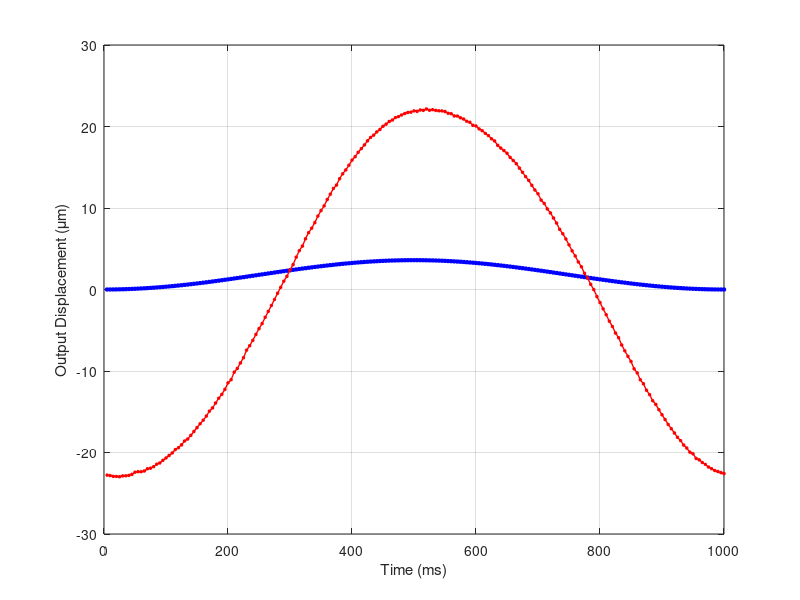
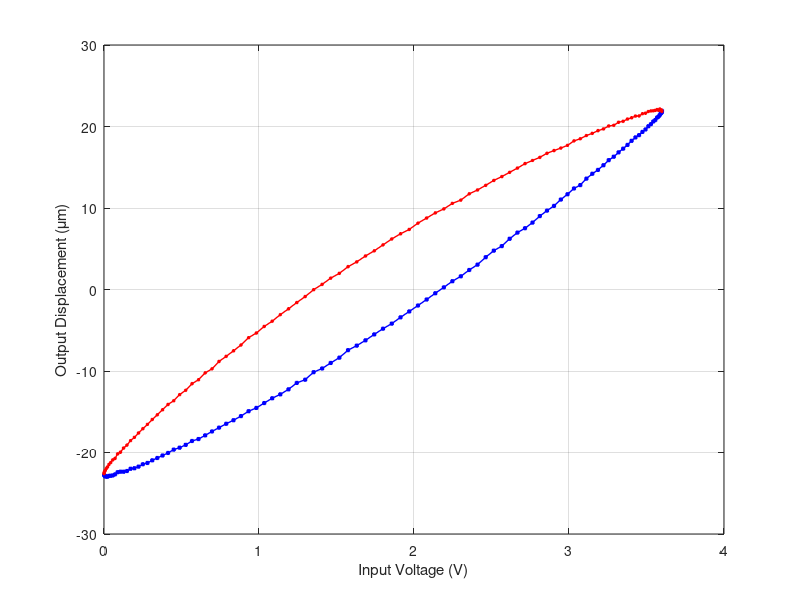
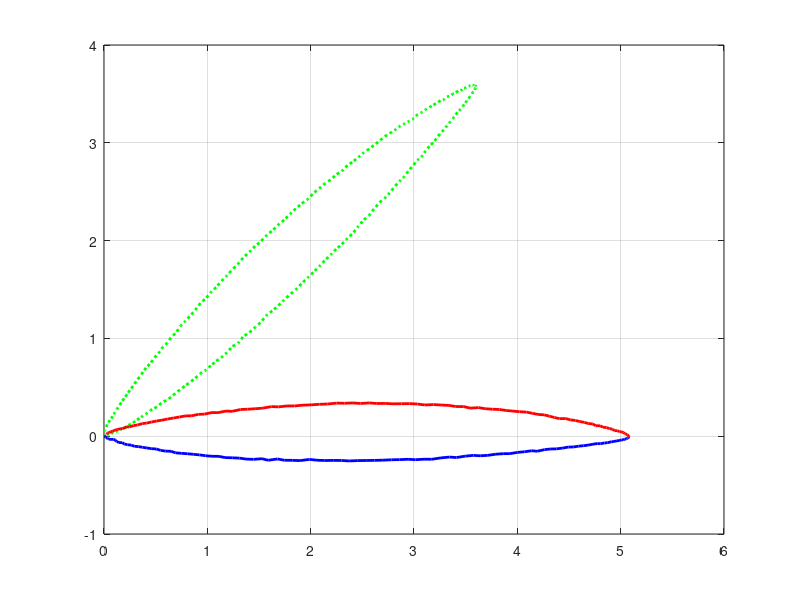

Write the MATLAB code that produced these figures, in order. (Note: this script raises an error after producing the figures.)
%clear command windows
clc;

%clear workspace
clear all;

%close all windows
close all;
%--------------------------------------------------------------------------
%Step 01. Load data 
%read file
load Model_Vi_Do.dat;

Fs=200;  %sampling freq 200 Hz
Fi=1;    %Freq of input wave
n=25;    %order n
%--------------------------------------------------------------------------
%define start and length of input
si=3152;
L=Fs/Fi; %length for one cycle
d=Model_Vi_Do;

%define input and output column
IN_COL=1;%actuator input
OUT_COL=5;%Capacinive sensor

%define start of output
PhaseLag=0;%current output is appeared on next sample of capacitive senr
so=si+PhaseLag;

%Lower voltage in capacitive sensor corresponds to nearer plates and lower
%voltages
%When actr inputs voltages is negatives, it pushes flexture outside,
%that makes capacitors closers, 

Di=d(si:(si+L-1),IN_COL)';
Do=d(so:(so+L-1),OUT_COL)';

nD=length(Do);
T=1000/Fs; %Sampling period -5 ms
t=T.*(1:nD);

Do=Do-mean(Do);
%--------------------------------------------------------------------------
%Plot 
hFig1 = figure(1);
%set(hFig1, 'Position', [100 450 500 300])
plot(t,Di,'-bs','LineWidth',1,...
                'MarkerEdgeColor','b',...
                'MarkerFaceColor','b',...
                'MarkerSize',2)
hold on;
plot(t,Do,'-rd','LineWidth',1,...
                 'MarkerEdgeColor','r',...
                 'MarkerFaceColor','r',...
                 'MarkerSize',2)                    
hold off;        
grid on;
%axis([0 12 -80 80])
%set(gca,'XTick',0:2:12)
%set(gca,'YTick',-80:40:80)
%title('Output vs input')
xlabel('Time (ms)');
ylabel('Output Displacement (\mum)');
% legend('Ground truth','Output from sensor',...
%        'Location','NE')
%--------------------------------------------------------------------------
%Split into lower part and upper part
LH=L/2;
xl=Di(1:LH); yl=Do(1:LH);
xu=Di(LH+1:L); yu=Do(LH+1:L);
%--------------------------------------------------------------------------
%Plot 
hFig2 = figure(2);
%set(hFig2, 'Position', [700 450 500 300])
plot(xl,yl,'-bs','LineWidth',1,...
                'MarkerEdgeColor','b',...
                'MarkerFaceColor','b',...
                'MarkerSize',2)
hold on;
plot(xu,yu,'-rd','LineWidth',1,...
                 'MarkerEdgeColor','r',...
                 'MarkerFaceColor','r',...
                 'MarkerSize',2)                    
hold off;        
grid on;
%axis([0 12 -80 80])
%set(gca,'XTick',0:2:12)
%set(gca,'YTick',-80:40:80)
%title('Output vs input')
xlabel('Input Voltage (V)');
ylabel('Output Displacement (\mum)');
% legend('Ground truth','Output from sensor',...
%        'Location','NE')

xOl=xl; yOl=yl;
xOu=xu; yOu=yu;
%--------------------------------------------------------------------------
%##########################################################################
%--------------------------------------------------------------------------
%Step 02 -Rotate
%define lower left and upper right corners for input 0 to full scale x-FSX 3.6 V
x0=0; y0=min([yl yu]); x1=3.6; y1=max([yl yu]);
FSX=x1-x0;
%--------------------------------------------------------------------------
%remove offset
xl=xl-x0; yl=yl-y0; xu=xu-x0; yu=yu-y0;

%scale factor
K=(y1-y0)/(x1-x0);
yl=yl./K; yu=yu./K;

%rotate
tt=pi/4;
R45=[cos(tt) -sin(tt); sin(tt) cos(tt)];
rl=R45'*[xl; yl];
ru=R45'*[xu; yu];
ul=rl(1,:);vl=rl(2,:);
uu=ru(1,:);vu=ru(2,:);
%--------------------------------------------------------------------------
%Plot 
hFig3 = figure(3);
%set(hFig3, 'Position', [100 50 500 300])
plot(xl,yl,':g','LineWidth',2,...
                'MarkerEdgeColor','b',...
                'MarkerFaceColor','b',...
                'MarkerSize',2)
hold on;             
plot(xu,yu,':g','LineWidth',2,...
                 'MarkerEdgeColor','b',...
                 'MarkerFaceColor','b',...
                 'MarkerSize',2)
plot(ul,vl,'-b','LineWidth',2,...
                 'MarkerEdgeColor','b',...
                 'MarkerFaceColor','b',...
                 'MarkerSize',2) 
 plot(uu,vu,'-r','LineWidth',2,...
     'MarkerEdgeColor','r',...
     'MarkerFaceColor','r',...
     'MarkerSize',2)
hold off;        
grid on;
%axis([0 12 -200 100])
%set(gca,'XTick',0:2:12)
%set(gca,'YTick',-200:50:100)
% title('Position vs Time')
% xlabel('Time (s)');
% ylabel('Position (\mum)');
% legend('Ground truth','Output from sensor',...
%        'Location','NE')
%--------------------------------------------------------------------------
%lower curve with removed offset and scale
xOK=xl;
yOK=yl;
%--------------------------------------------------------------------------
save -ascii -double -tabs ./DBO_Para/K.dat K
save -ascii -double -tabs ./DBO_Para/x0.dat x0
save -ascii -double -tabs ./DBO_Para/y0.dat y0
%--------------------------------------------------------------------------
%##########################################################################
%--------------------------------------------------------------------------
%Step 03. Get parameters

global xs;
global yB;
global yE;
dU=FSX/n;
xs=(0:dU:dU*n);
yB=0; yE=FSX;
%initialize coefficients to find excluding first and list one
C0=ones(1,n-1);
%options = optimset('MaxFunEvals',1000,'MaxIter',1000);
%LowerBoundC=0;
%UpperBoundC=FSX;
%xPt =lsqcurvefit(@LineSeg,C0,yOK,xOK,LowerBoundC,UpperBoundC,options);
xPt =lsqcurvefit(@LineSeg,C0,yOK,xOK);
%fixed start and end points
xPt=[yB xPt yE];
%--------------------------------------------------------------------------
%Plot 
hFig4 = figure(4);
%set(hFig4, 'Position', [700 50 500 300])
plot(yOK,xOK,':g','LineWidth',2,...
                'MarkerEdgeColor','b',...
                'MarkerFaceColor','b',...
                'MarkerSize',2)
hold on;             
 plot(xs,xPt,'-rs','LineWidth',2,...
     'MarkerEdgeColor','r',...
     'MarkerFaceColor','r',...
     'MarkerSize',4)
hold off;        
grid on;
%axis([0 12 -200 100])
%set(gca,'XTick',0:2:12)
%set(gca,'YTick',-200:50:100)
% title('Position vs Time')
% xlabel('Time (s)');
% ylabel('Position (\mum)');
% legend('Ground truth','Output from sensor',...
%        'Location','NE')
%--------------------------------------------------------------------------
xs=xPt*sqrt(2);
yB=0; yE=0;
%initialize coefficients to find excluding first and list one
C0=zeros(1,n-1);
%options = optimset('MaxFunEvals',1000,'MaxIter',1000);
%LowerBoundC=-10;
%UpperBoundC=10;
%vsu =lsqcurvefit(@LineSeg,C0,uu,vu,LowerBoundC,UpperBoundC,options);
vsl =lsqcurvefit(@LineSeg,C0,ul,vl);%resulting coefficients in vsl
usl=xs;
%flip for us to get odd symmetry
xs=xs(n+1)-fliplr(xs);
vsu =lsqcurvefit(@LineSeg,C0,uu,vu);
usu=xs;
%fixed start and end points
vsl=[yB vsl yE]; vsu=[yB vsu yE];

%flip before avg to get odd symmetry
vsuf=fliplr(vsu);

%find avg
vsa=(vsuf+vsl)/2;

%--------------------------------------------------------------------------
%Plot 
hFig5 = figure(5);
%set(hFig5, 'Position', [150 120 500 300])
plot(ul,vl,':g','LineWidth',2,...
                'MarkerEdgeColor','b',...
                'MarkerFaceColor','b',...
                'MarkerSize',2)
hold on;             
plot(uu,vu,':g','LineWidth',2,...
                 'MarkerEdgeColor','b',...
                 'MarkerFaceColor','b',...
                 'MarkerSize',2)
plot(usl,vsl,'-bs','LineWidth',1,...
                 'MarkerEdgeColor','b',...
                 'MarkerFaceColor','b',...
                 'MarkerSize',2) 
plot(usu,vsu,'-rs','LineWidth',1,...
 'MarkerEdgeColor','r',...
 'MarkerFaceColor','r',...
 'MarkerSize',2)
plot(usl,vsa,'-gs','LineWidth',1,...
                 'MarkerEdgeColor','g',...
                 'MarkerFaceColor','g',...
                 'MarkerSize',2)
hold off;        
grid on;
%axis([0 12 -200 100])
%set(gca,'XTick',0:2:12)
%set(gca,'YTick',-200:50:100)
% title('Position vs Time')
% xlabel('Time (s)');
% ylabel('Position (\mum)');
% legend('Ground truth','Output from sensor',...
%        'Location','NE')
%--------------------------------------------------------------------------

%subtract avg
vsu2=vsu-vsa;
vsl2=vsl-vsa;

tt=pi/4;
R45=[cos(tt) -sin(tt); sin(tt) cos(tt)];

nlc=R45*[usl; vsa];%non-linear curve
hl=R45*[usl; vsl2];%hys lower
hu=R45*[usu; vsu2];%hys upper

%separate x and y
xc=nlc(1,:); yc=nlc(2,:);
xhu=hu(1,:); yhu=hu(2,:);
xhl=hl(1,:); yhl=hl(2,:);

dX=zeros(1,n); dY=zeros(1,n); 
for i=1 : n
    dX(i)=xc(i+1)-xc(i);
    dY(i)=yc(i+1)-yc(i);
end
S=[dX;dY];
S_Inv=[dY;dX];

dX=zeros(1,n); dY=zeros(1,n); 
for i=1 : n
    dX(i)=xhl(i+1)-xhl(i);
    dY(i)=yhl(i+1)-yhl(i);
end
H=[dX;dY];
H_Inv=[dY;dX];
%--------------------------------------------------------------------------
save -ascii -double -tabs ./DBO_Para/H.dat H
save -ascii -double -tabs ./DBO_Para/S.dat S
save -ascii -double -tabs ./DBO_Para/H_Inv.dat H_Inv
save -ascii -double -tabs ./DBO_Para/S_Inv.dat S_Inv
%--------------------------------------------------------------------------
%##########################################################################
%--------------------------------------------------------------------------
%Step 04. Show model

xt=[(0:0.01:FSX) (FSX:-0.01:0)];
%xt=xt*2-FSX/2; %to show if the input is out of bound
L=length(xt); yh=zeros(L,1);

%Hysteresis DBO operator -H=gears, B=current state
B=0; Xb=0; Yb=0;
%Non linear DPO operator - S=non-linear curve, P=current state
P=0; Xp=0; Yp=0;    
    for i=1:L
        Xi=xt(i); 
        [Yi B Xb Yb]=DBO(Xi,H,B,Xb,Yb);
        [Yi P Xp Yp]=DPO(Yi,S,P,Xp,Yp);
        yh(i)=Yi;
    end  %end of for loop
%scale
yt=yh.*K;
%put back offset
xt=xt+x0; yt=yt+y0; 
%--------------------------------------------------------------------------
%Plot 
hFig6 = figure(6);
set(hFig6, 'Position', [750 120 500 300])
plot(xOl,yOl,':g','LineWidth',2,...
                'MarkerEdgeColor','b',...
                'MarkerFaceColor','b',...
                'MarkerSize',2)
hold on;             
plot(xOu,yOu,':g','LineWidth',2,...
                 'MarkerEdgeColor','b',...
                 'MarkerFaceColor','b',...
                 'MarkerSize',2)
plot(xt,yt,'-b','LineWidth',1,...
                 'MarkerEdgeColor','b',...
                 'MarkerFaceColor','b',...
                 'MarkerSize',2) 
% plot([xhl xhu],[yhl yhu],'-r','LineWidth',2,...
%                  'MarkerEdgeColor','r',...
%                  'MarkerFaceColor','r',...
%                  'MarkerSize',2) 
% plot(xc,yc,'-rs','LineWidth',1,...
%  'MarkerEdgeColor','r',...
%  'MarkerFaceColor','r',...
%  'MarkerSize',3) 
hold off;        
grid on;
%axis([0 12 -200 100])
%set(gca,'XTick',0:2:12)
%set(gca,'YTick',-200:50:100)
% title('Position vs Time')
% xlabel('Time (s)');
% ylabel('Position (\mum)');
% legend('Ground truth','Output from sensor',...
%        'Location','NE')
%--------------------------------------------------------------------------

